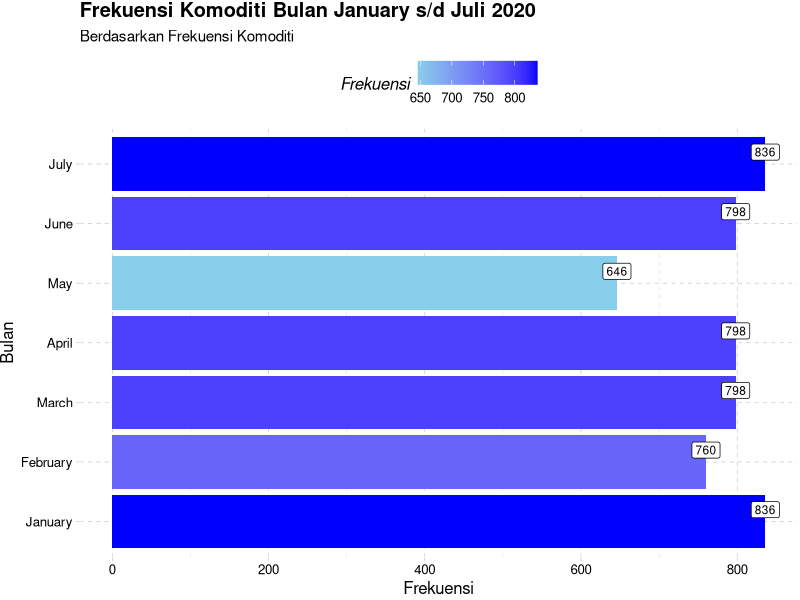
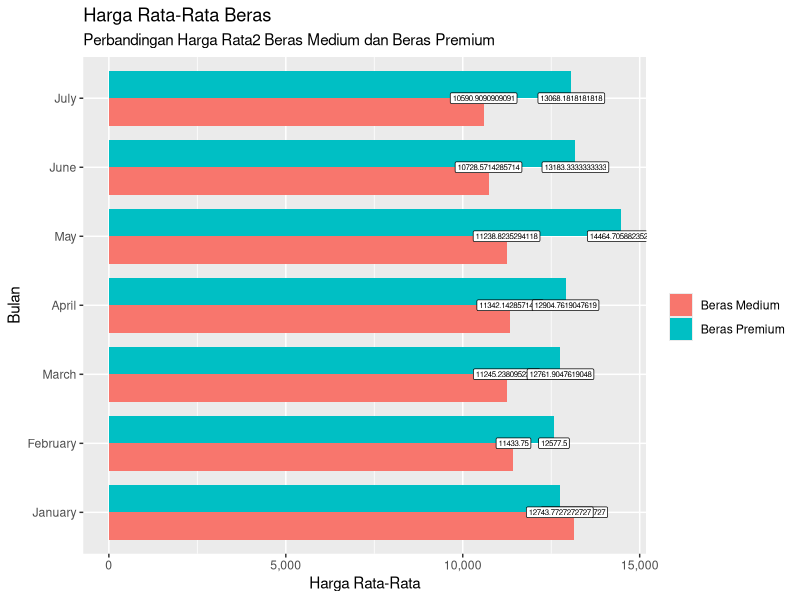

The R source for these figures, in order:
## ---- chunk 1
# clear-up the environment
rm(list = ls())

# chunk options
knitr::opts_chunk$set(
  message = FALSE,
  warning = FALSE,
  fig.align = "center",
  comment = "#>"
)

options(scipen = 9999)
## ---- chunk 2
# load library
library(readxl)
## ---- chunk 3
sembako <- read_excel('data_sembako_dki_jakarta_jan20_juli20.xlsx')
sembako
## ---- chunk 4
str(sembako)
## ---- chunk 5
sembako$komoditi <- factor(sembako$komoditi)
sembako$satuan <- factor(sembako$satuan)
sembako$harga <- as.numeric(sembako$harga)
## ---- chunk 6
# load library
library(lubridate)
## ---- chunk 7
sembako$tanggal <- ymd(sembako$tanggal)
## ---- chunk 8
# cek type data
str(sembako)
## ---- chunk 9
# ekstrak kolom tanggal menggunakan fungsi 'month'
sembako$bulan <- month(sembako$tanggal, label = T, abbr = F)
head(sembako)
## ---- chunk 10
# cek type data
str(sembako)
## ---- chunk 11
sembako.month.freq <- data.frame(table(sembako$bulan))
sembako.month.freq
## ---- chunk 12
# load library
library (ggplot2)
library(ggthemes)
## ---- chunk 13
ggplot(data = sembako.month.freq[1:7,], mapping = aes(x = Freq, y = Var1)) +
  geom_col(mapping = aes(fill = Freq)) +
  geom_label(data = sembako.month.freq[1:7,],
             mapping = aes(label = Freq),
             nudge_y = 0.2,
             size = 3) +
  scale_fill_gradient(low = "skyblue", high = "blue") +
  theme_pander() +
  labs(title = "Frekuensi Komoditi Bulan January s/d Juli 2020",
       subtitle = "Berdasarkan Frekuensi Komoditi",
       x = "Frekuensi",
       y = "Bulan",
       fill = "Frekuensi") +
  theme(legend.position = "top")
## ---- chunk 14
beras <- sembako[sembako$komoditi == "Beras Medium" | 
                   sembako$komoditi == "Beras Premium", ]
beras
## ---- chunk 15
beras.agg <- aggregate(harga ~ komoditi + bulan, data = beras, FUN = mean)
beras.agg
## ---- chunk 16
ggplot(data = beras.agg, mapping = aes(x = harga , y = bulan)) +
  geom_col(width = 0.8, mapping = aes(fill = komoditi), position = "dodge") +
  geom_label(mapping = aes(label = harga),
             nudge_y = 0.001,
             size = 2) +
  labs(x = "Harga Rata-Rata",
       y = "Bulan",
       fill = "",
       title = "Harga Rata-Rata Beras",
       subtitle = "Perbandingan Harga Rata2 Beras Medium dan Beras Premium") +
  scale_x_continuous(labels = scales::comma)
  
